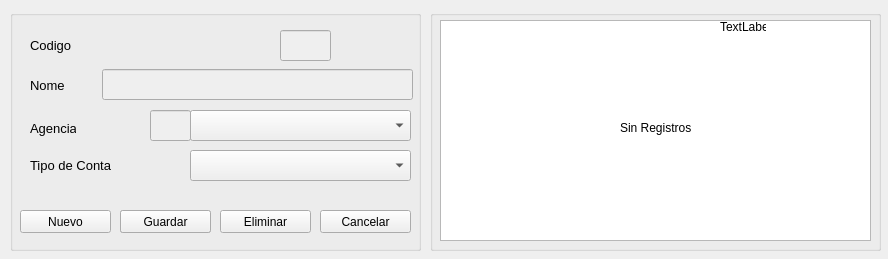
<?xml version="1.0" encoding="UTF-8"?>
<ui version="4.0">
 <class>frmconta</class>
 <widget class="QWidget" name="frmconta">
  <property name="geometry">
   <rect>
    <x>0</x>
    <y>0</y>
    <width>888</width>
    <height>259</height>
   </rect>
  </property>
  <property name="windowTitle">
   <string>Registro de Contas</string>
  </property>
  <widget class="QGroupBox" name="groupBox">
   <property name="geometry">
    <rect>
     <x>10</x>
     <y>10</y>
     <width>411</width>
     <height>241</height>
    </rect>
   </property>
   <property name="title">
    <string/>
   </property>
   <widget class="QPushButton" name="btnnovo">
    <property name="geometry">
     <rect>
      <x>10</x>
      <y>200</y>
      <width>91</width>
      <height>23</height>
     </rect>
    </property>
    <property name="text">
     <string>Nuevo</string>
    </property>
   </widget>
   <widget class="QPushButton" name="btnguardar">
    <property name="geometry">
     <rect>
      <x>110</x>
      <y>200</y>
      <width>91</width>
      <height>23</height>
     </rect>
    </property>
    <property name="text">
     <string>Guardar</string>
    </property>
   </widget>
   <widget class="QPushButton" name="btneliminar">
    <property name="geometry">
     <rect>
      <x>210</x>
      <y>200</y>
      <width>91</width>
      <height>23</height>
     </rect>
    </property>
    <property name="text">
     <string>Eliminar</string>
    </property>
   </widget>
   <widget class="QPushButton" name="btneditar">
    <property name="geometry">
     <rect>
      <x>110</x>
      <y>200</y>
      <width>91</width>
      <height>23</height>
     </rect>
    </property>
    <property name="text">
     <string>Editar</string>
    </property>
   </widget>
   <widget class="QLineEdit" name="txtcod">
    <property name="enabled">
     <bool>false</bool>
    </property>
    <property name="geometry">
     <rect>
      <x>270</x>
      <y>20</y>
      <width>51</width>
      <height>31</height>
     </rect>
    </property>
    <property name="font">
     <font>
      <pointsize>10</pointsize>
     </font>
    </property>
   </widget>
   <widget class="QLineEdit" name="txtnomconta">
    <property name="enabled">
     <bool>false</bool>
    </property>
    <property name="geometry">
     <rect>
      <x>92</x>
      <y>59</y>
      <width>311</width>
      <height>31</height>
     </rect>
    </property>
    <property name="font">
     <font>
      <pointsize>10</pointsize>
     </font>
    </property>
   </widget>
   <widget class="QLabel" name="label">
    <property name="geometry">
     <rect>
      <x>20</x>
      <y>20</y>
      <width>81</width>
      <height>31</height>
     </rect>
    </property>
    <property name="font">
     <font>
      <pointsize>10</pointsize>
     </font>
    </property>
    <property name="text">
     <string>Codigo</string>
    </property>
   </widget>
   <widget class="QLabel" name="label_2">
    <property name="geometry">
     <rect>
      <x>20</x>
      <y>60</y>
      <width>46</width>
      <height>31</height>
     </rect>
    </property>
    <property name="font">
     <font>
      <pointsize>10</pointsize>
     </font>
    </property>
    <property name="text">
     <string>Nome</string>
    </property>
   </widget>
   <widget class="QPushButton" name="btncancelar">
    <property name="geometry">
     <rect>
      <x>310</x>
      <y>200</y>
      <width>91</width>
      <height>23</height>
     </rect>
    </property>
    <property name="text">
     <string>Cancelar</string>
    </property>
   </widget>
   <widget class="QComboBox" name="cboagencia">
    <property name="geometry">
     <rect>
      <x>180</x>
      <y>100</y>
      <width>221</width>
      <height>31</height>
     </rect>
    </property>
    <property name="font">
     <font>
      <pointsize>10</pointsize>
     </font>
    </property>
   </widget>
   <widget class="QLabel" name="label_3">
    <property name="geometry">
     <rect>
      <x>20</x>
      <y>103</y>
      <width>46</width>
      <height>31</height>
     </rect>
    </property>
    <property name="font">
     <font>
      <pointsize>10</pointsize>
     </font>
    </property>
    <property name="text">
     <string>Agencia</string>
    </property>
   </widget>
   <widget class="QLineEdit" name="txtcodagencia">
    <property name="enabled">
     <bool>false</bool>
    </property>
    <property name="geometry">
     <rect>
      <x>140</x>
      <y>100</y>
      <width>41</width>
      <height>31</height>
     </rect>
    </property>
    <property name="font">
     <font>
      <pointsize>10</pointsize>
     </font>
    </property>
   </widget>
   <widget class="QComboBox" name="cbotipoconta">
    <property name="geometry">
     <rect>
      <x>180</x>
      <y>140</y>
      <width>221</width>
      <height>31</height>
     </rect>
    </property>
    <property name="font">
     <font>
      <pointsize>10</pointsize>
     </font>
    </property>
   </widget>
   <widget class="QLabel" name="label_4">
    <property name="geometry">
     <rect>
      <x>20</x>
      <y>140</y>
      <width>91</width>
      <height>31</height>
     </rect>
    </property>
    <property name="font">
     <font>
      <pointsize>10</pointsize>
     </font>
    </property>
    <property name="text">
     <string>Tipo de Conta</string>
    </property>
   </widget>
   <zorder>btneditar</zorder>
   <zorder>btnnovo</zorder>
   <zorder>btnguardar</zorder>
   <zorder>btneliminar</zorder>
   <zorder>txtcod</zorder>
   <zorder>txtnomconta</zorder>
   <zorder>label</zorder>
   <zorder>label_2</zorder>
   <zorder>btncancelar</zorder>
   <zorder>cboagencia</zorder>
   <zorder>label_3</zorder>
   <zorder>txtcodagencia</zorder>
   <zorder>cbotipoconta</zorder>
   <zorder>label_4</zorder>
  </widget>
  <widget class="QGroupBox" name="groupBox_2">
   <property name="geometry">
    <rect>
     <x>430</x>
     <y>10</y>
     <width>451</width>
     <height>241</height>
    </rect>
   </property>
   <property name="title">
    <string/>
   </property>
   <widget class="QTableWidget" name="tabla">
    <property name="geometry">
     <rect>
      <x>10</x>
      <y>10</y>
      <width>431</width>
      <height>221</height>
     </rect>
    </property>
    <property name="editTriggers">
     <set>QAbstractItemView::NoEditTriggers</set>
    </property>
    <property name="selectionBehavior">
     <enum>QAbstractItemView::SelectRows</enum>
    </property>
    <attribute name="verticalHeaderVisible">
     <bool>false</bool>
    </attribute>
   </widget>
   <widget class="QLabel" name="lblsinreg">
    <property name="geometry">
     <rect>
      <x>190</x>
      <y>110</y>
      <width>91</width>
      <height>16</height>
     </rect>
    </property>
    <property name="text">
     <string>Sin Registros</string>
    </property>
   </widget>
   <widget class="QLabel" name="lblindice">
    <property name="geometry">
     <rect>
      <x>290</x>
      <y>10</y>
      <width>46</width>
      <height>13</height>
     </rect>
    </property>
    <property name="text">
     <string>TextLabel</string>
    </property>
   </widget>
  </widget>
 </widget>
 <tabstops>
  <tabstop>btnnovo</tabstop>
  <tabstop>txtnomconta</tabstop>
  <tabstop>cboagencia</tabstop>
  <tabstop>btnguardar</tabstop>
  <tabstop>btneditar</tabstop>
  <tabstop>btneliminar</tabstop>
  <tabstop>btncancelar</tabstop>
  <tabstop>txtcod</tabstop>
  <tabstop>tabla</tabstop>
  <tabstop>txtcodagencia</tabstop>
 </tabstops>
 <resources/>
 <connections>
  <connection>
   <sender>tabla</sender>
   <signal>cellClicked(int,int)</signal>
   <receiver>lblindice</receiver>
   <slot>setNum(int)</slot>
   <hints>
    <hint type="sourcelabel">
     <x>636</x>
     <y>148</y>
    </hint>
    <hint type="destinationlabel">
     <x>648</x>
     <y>40</y>
    </hint>
   </hints>
  </connection>
 </connections>
</ui>
